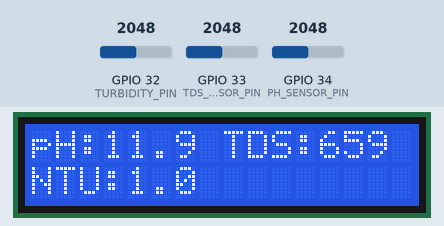
Recording of a sketch running on a simulated ESP32. On the bench: 16×2 character LCD. Inputs (shaded band) come from the test bench; at power-on: GPIO 34 (PH_SENSOR_PIN) = 2048, GPIO 33 (TDS_SENSOR_PIN) = 2048, GPIO 32 (TURBIDITY_PIN) = 2048 (analog values on the 0–4095 scale). WiFi joins after 1.5 s; servers stay silent unless stated; uploads are accepted with an empty reply; EEPROM starts erased; what the sketch prints to the serial monitor is not drawn.

Above: at 4.8 s.
4.9 s: GPIO 34 (PH_SENSOR_PIN) set to 3603
At 9.0 s:
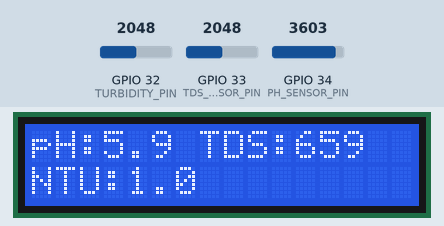
9.2 s: GPIO 33 (TDS_SENSOR_PIN) set to 1960
At 13.4 s:
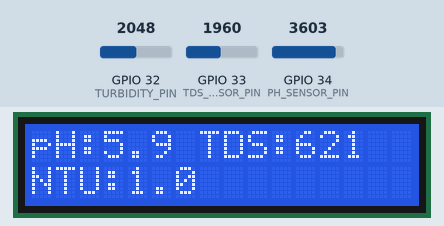
13.5 s: GPIO 32 (TURBIDITY_PIN) set to 1228
At 17.7 s:
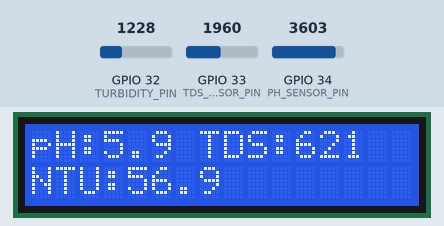
17.8 s: GPIO 33 (TDS_SENSOR_PIN) set to 2040
At 22.9 s:
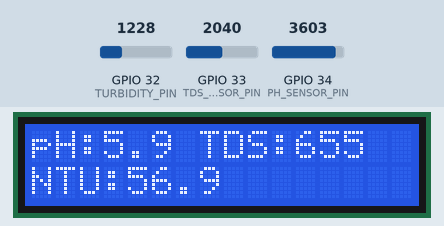
Timing chart, 0 to 23.1 s (numbered marks = the images above; inputs shaded):
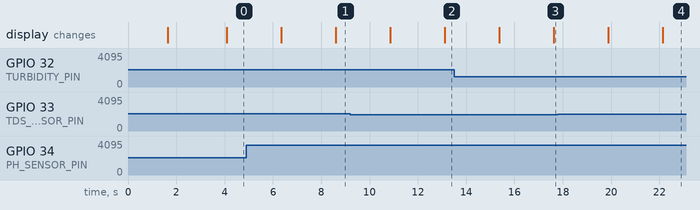

Measured:
- after the input at 4.9 s, the display: first differs from a run without the input after 3.7 s (image 1)
- after the input at 9.2 s, the display: first differs from a run without the input after 3.9 s (image 2)
- after the input at 13.5 s, the display: first differs from a run without the input after 4.1 s (image 3)
- after the input at 17.8 s, the display: first differs from a run without the input after 4.3 s (image 4)

The sketch:

sketch_jun04a.ino
```cpp
#include <EEPROM.h>
#include "GravityTDS.h"
#include "WiFi.h"
#include "HTTPClient.h"
#include <Wire.h>
#include <LiquidCrystal_I2C.h>

// === Pin Sensor ===
#define PH_SENSOR_PIN 34
#define TURBIDITY_PIN 32
#define TDS_SENSOR_PIN 33

// === Objek & Variabel TDS ===
GravityTDS gravityTds;
float temperature = 25.0;
float tdsValue = 0.0;

// === Variabel pH ===
int buffer_arr[10], temp;
float ph_act;

// Variabel Fuzzy
float nilaiCrisp = 0.0;

// Variabel WiFi
const char* ssid = "Koxstgh";
const char* pass = "12345678";

// Alamat server
const char* host = "10.246.43.168";  // Ganti sesuai IP server Anda

// === Objek LCD (alamat bisa 0x27 atau 0x3F) ===
LiquidCrystal_I2C lcd(0x27, 16, 2);

// === Forward declaration ===
String getFuzzyStatus(float ph, float tds, float turbidity);

void setup() {
  Serial.begin(9600);
  analogReadResolution(12);  // Resolusi ADC 12-bit (0–4095)

  WiFi.begin(ssid, pass);
  Serial.print("Menghubungkan ke WiFi");
  while (WiFi.status() != WL_CONNECTED) {
    delay(500);
    Serial.print(".");
  }
  Serial.println("\nWiFi Terhubung!");
  Serial.print("IP ESP32: ");
  Serial.println(WiFi.localIP());

  EEPROM.begin(512);
  gravityTds.setPin(TDS_SENSOR_PIN);
  gravityTds.setAref(3.3);
  gravityTds.setAdcRange(4096);
  gravityTds.begin();

  Serial.println("Sensor pH, Turbidity & TDS Siap...");
  Serial.print("Nilai kValue saat ini (kalibrasi TDS): ");
  Serial.println(gravityTds.getKvalue(), 4);

  // === Inisialisasi LCD ===
  lcd.begin();      // pakai begin() sesuai library kamu
  lcd.backlight();
  lcd.clear();
  lcd.setCursor(0, 0);
  lcd.print("Monitoring Air");
  delay(2000);
}

void loop() {
  // === Pembacaan pH ===
  for (int i = 0; i < 10; i++) {
    buffer_arr[i] = analogRead(PH_SENSOR_PIN);
    delay(30);
  }
  for (int i = 0; i < 9; i++) {
    for (int j = i + 1; j < 10; j++) {
      if (buffer_arr[i] > buffer_arr[j]) {
        temp = buffer_arr[i];
        buffer_arr[i] = buffer_arr[j];
        buffer_arr[j] = temp;
      }
    }
  }
  int avgval = 0;
  for (int i = 2; i < 8; i++) {
    avgval += buffer_arr[i];
  }
  ph_act = -4.81 * ((avgval / 6.0) * 3.3 / 4095.0) + 19.87;

  // === Pembacaan Turbidity ===
  int turbidity_adc = analogRead(TURBIDITY_PIN);
  float turbidity_voltage = turbidity_adc * 3.3 / 4095.0;
  float turbidity_ntu = -140.744 * turbidity_voltage + 196.195;
  if (turbidity_ntu <= 0) turbidity_ntu = 1;

  // === Pembacaan TDS ===
  gravityTds.setTemperature(temperature);
  gravityTds.update();
  tdsValue = gravityTds.getTdsValue();

  // === Fuzzy Mamdani Logic: Status Air ===
  String status = getFuzzyStatus(ph_act, tdsValue, turbidity_ntu);

  Serial.println("===== PEMBACAAN SENSOR =====");
  Serial.print("Nilai pH: ");
  Serial.println(ph_act, 2);
  Serial.print("Tegangan NTU: ");
  Serial.print(turbidity_voltage, 3);
  Serial.println(" V");
  Serial.print("NTU: ");
  Serial.println(turbidity_ntu, 1);
  Serial.print("TDS: ");
  Serial.print(tdsValue, 0);
  Serial.println(" ppm");
  Serial.print("Status Air: ");
  Serial.println(status);
  Serial.print("Nilai Crisp Fuzzy: ");
  Serial.println(nilaiCrisp, 2);
  Serial.println("------------------------------");


  // === Tampilkan ke LCD 16x2 secara bergantian ===
  static int lcdPage = 0;
  static unsigned long lastSwitch = 0;

  if (millis() - lastSwitch > 2000) { // ganti tampilan tiap 2 detik
    lcd.clear();
    if (lcdPage == 0) {
      // Halaman 1: Sensor
      lcd.setCursor(0, 0);
      lcd.print("pH:");
      lcd.print(ph_act, 1);
      lcd.print(" TDS:");
      lcd.print(tdsValue, 0);

      lcd.setCursor(0, 1);
      lcd.print("NTU:");
      lcd.print(turbidity_ntu, 1);
    } else {
      // Halaman 2: Status
      lcd.setCursor(0, 0);
      lcd.print("Status:");
      lcd.print(status);

      lcd.setCursor(0, 1);
      lcd.print("Fuzzy=");
      lcd.print(nilaiCrisp, 1);
    }
    lcdPage = 1 - lcdPage;  // toggle halaman (0→1→0)
    lastSwitch = millis();
  }

  // === Kirim data ke server ===
  if (WiFi.status() == WL_CONNECTED) {
    HTTPClient http;
    String url = "http://" + String(host) + "/monitoringair/kirimdata.php";
    url += "?ph=" + String(ph_act, 2);
    url += "&tds=" + String(tdsValue, 0);
    url += "&turbidity=" + String(turbidity_ntu, 1);

    http.begin(url);
    int httpCode = http.GET();
    if (httpCode > 0) {
      String response = http.getString();
      Serial.println("Respon Server: " + response);
    } else {
      Serial.print("Gagal kirim data. Kode: ");
      Serial.println(httpCode);
    }
    http.end();
  } else {
    Serial.println("WiFi Terputus. Tidak bisa kirim data.");
  }

  delay(500); // biar loop tetap berjalan cepat, LCD diatur via millis()
}

// === Fuzzy Mamdani untuk Kelayakan Air ===
String getFuzzyStatus(float ph, float tds, float turbidity) {
  // pH
  float ph_rendah = 0.0, ph_normal = 0.0, ph_tinggi = 0.0;
  if (ph <= 6.5) ph_rendah = 1.0;
  else if (ph > 6.5 && ph < 7.0) ph_rendah = (7.0 - ph) / 0.5;
  if (ph >= 6.5 && ph <= 8.5) ph_normal = 1.0 - fabs(ph - 7.5) / 1.0;
  if (ph >= 8.0 && ph < 8.5) ph_tinggi = (ph - 8.0) / 0.5;
  else if (ph >= 8.5) ph_tinggi = 1.0;

  // TDS
  float tds_rendah = 0.0, tds_tinggi = 0.0;
  if (tds <= 300) tds_rendah = 1.0;
  else if (tds > 300 && tds <= 500) tds_rendah = (500 - tds) / 200.0;
  if (tds >= 500 && tds <= 1000) tds_tinggi = (tds - 500) / 500.0;
  else if (tds > 1000) tds_tinggi = 1.0;

  // Turbidity
  float turb_jernih = 0.0, turb_keruh = 0.0;
  if (turbidity <= 2.0) turb_jernih = 1.0;
  else if (turbidity > 2.0 && turbidity <= 5.0) turb_jernih = (5.0 - turbidity) / 3.0;
  if (turbidity >= 5.0 && turbidity <= 10.0) turb_keruh = (turbidity - 5.0) / 5.0;
  else if (turbidity > 10.0) turb_keruh = 1.0;

  // Rule base
  float R1 = min(ph_normal, min(tds_rendah, turb_jernih));       // Layak
  float R2 = min(ph_normal, min(tds_rendah, turb_keruh));        // Bersyarat
  float R3 = min(ph_rendah, max(tds_tinggi, turb_keruh));        // Tidak Layak
  float R4 = min(ph_tinggi, max(tds_tinggi, turb_keruh));        // Tidak Layak
  float R5 = min(ph_normal, min(tds_tinggi, turb_jernih));       // Bersyarat

  float sum_rule = R1 + R2 + R3 + R4 + R5 + 0.0001;
  float defuzz = (R1 * 100 + R2 * 60 + R3 * 20 + R4 * 20 + R5 * 60) / sum_rule;

  nilaiCrisp = defuzz;
  if (defuzz >= 80.0) return "Layak";
  else if (defuzz >= 50.0) return "Bersyarat";
  else return "TdkLayak";
}
```
